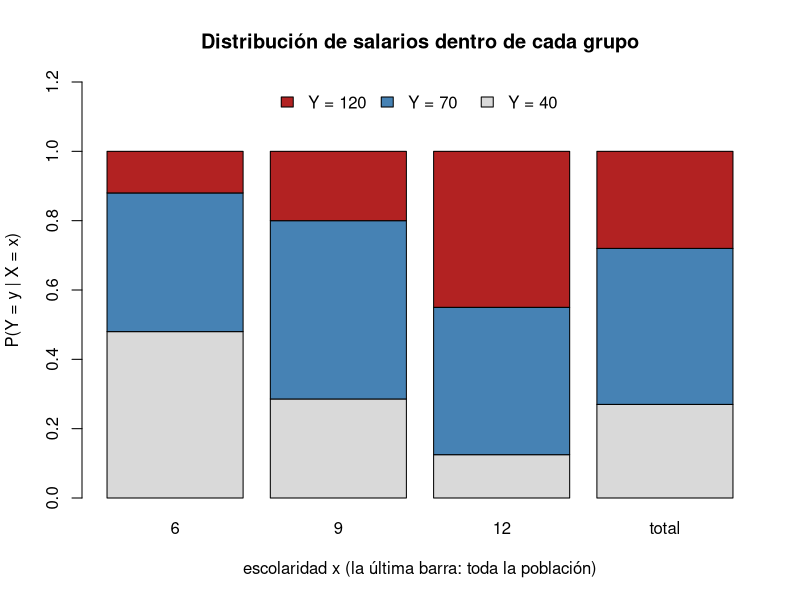
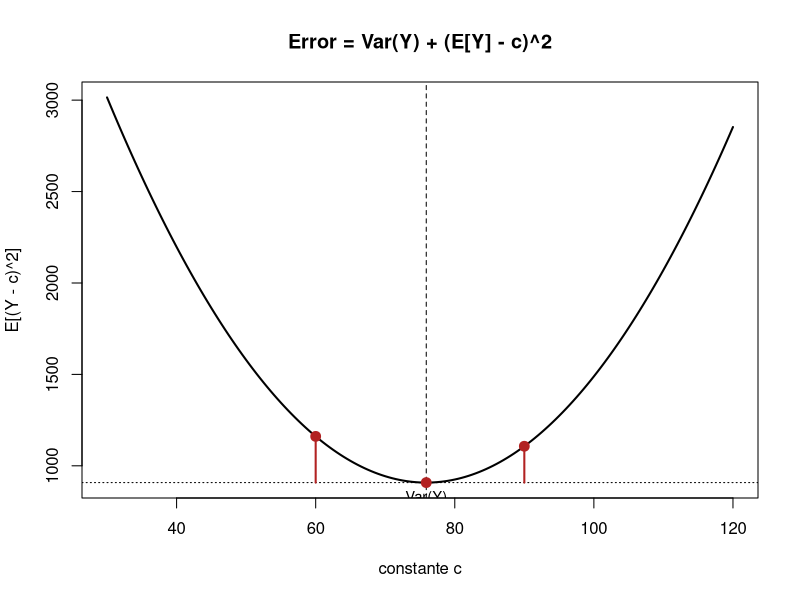
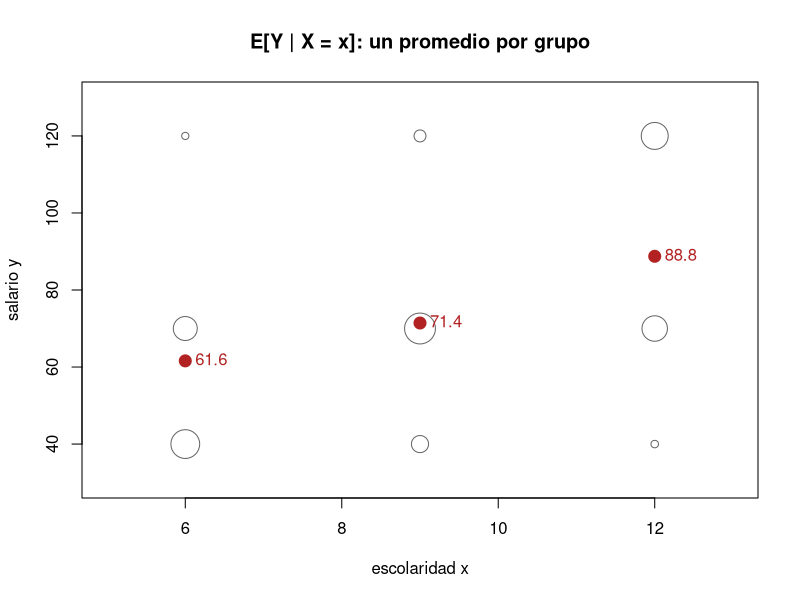
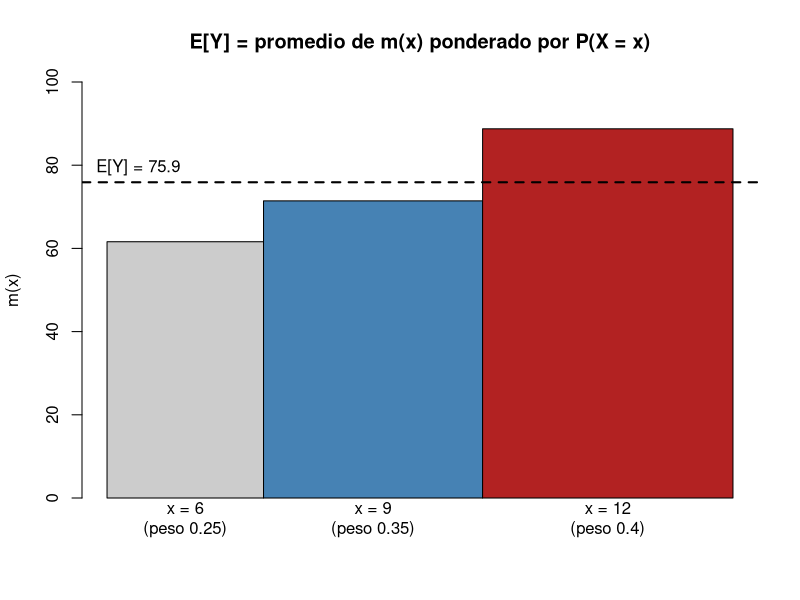
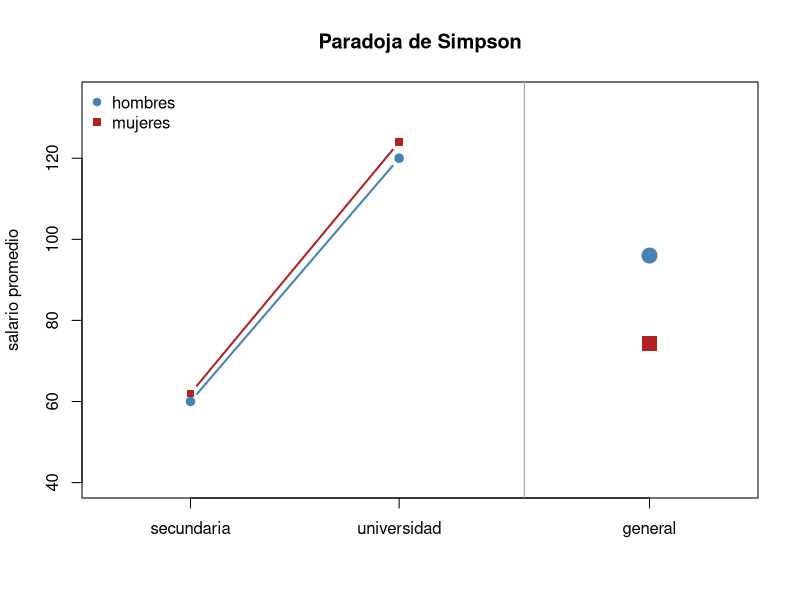
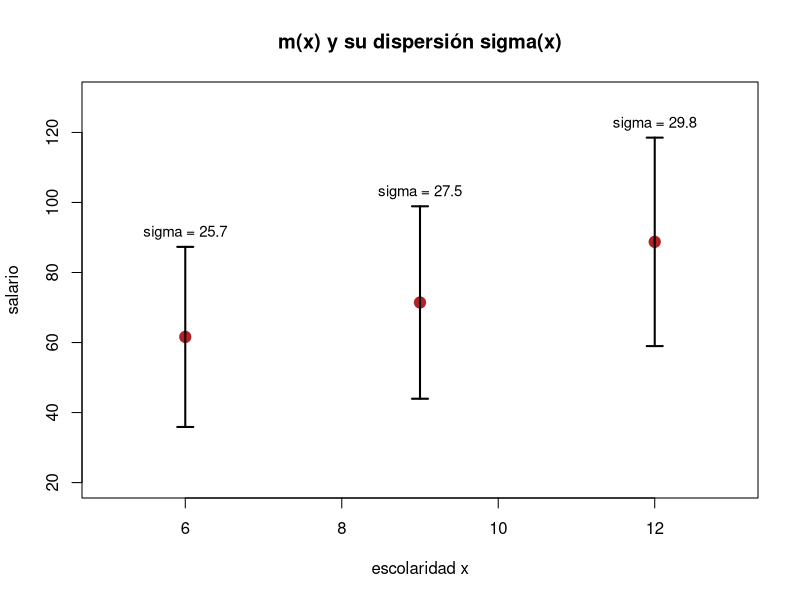
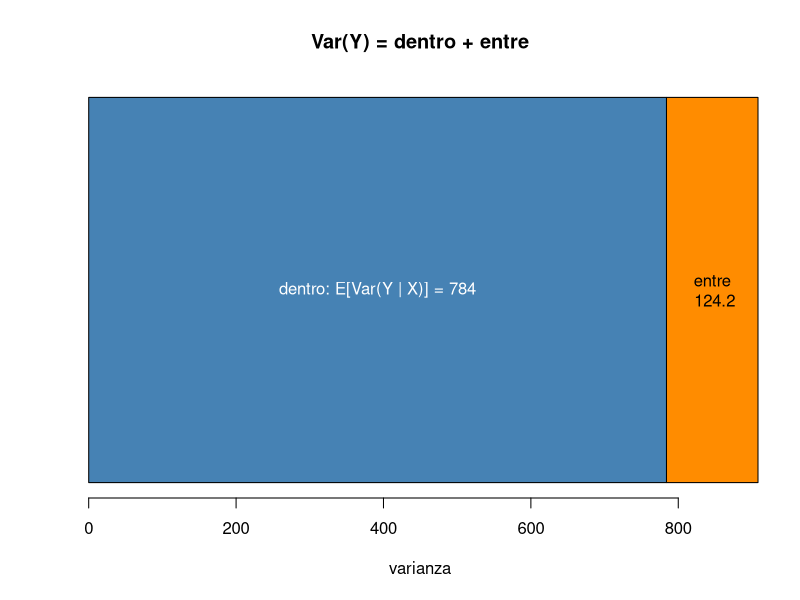
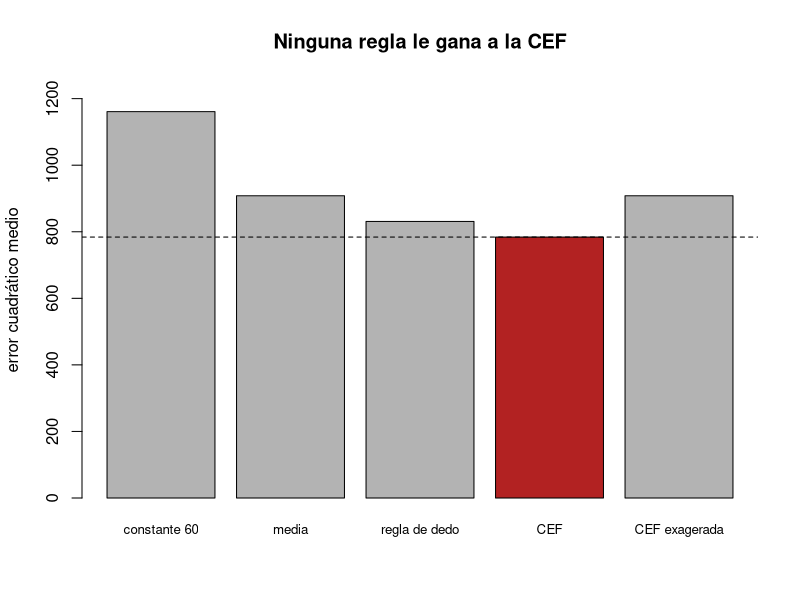

Generate these figures, in order, with R:
# La esperanza condicional en R
# Estadística Matemática (EO4042), sesión de estudio del 20 de octubre de 2026


# ======================================================================
# 2. Repaso: probabilidad condicional
# ======================================================================

# matrix() acomoda un vector de números en una tabla.
# byrow = TRUE llena renglón por renglón, en el orden en que lo leemos.
# dimnames pone nombres a renglones (valores de X) y columnas (valores de Y).
P <- matrix(c(0.12, 0.10, 0.03,
              0.10, 0.18, 0.07,
              0.05, 0.17, 0.18),
            nrow = 3, byrow = TRUE,
            dimnames = list(x = c(6, 9, 12), y = c(40, 70, 120)))
P

sum(P)                             # una distribución conjunta suma 1

px <- rowSums(P)                   # marginal de X
py <- colSums(P)                   # marginal de Y
px
py

# Y dado X: cada renglón entre su total. R divide la tabla entre px
# renglón por renglón (recicla px a lo largo de las columnas).
PY_dado_X <- P / px
round(PY_dado_X, 3)                # cada renglón suma 1

# Independencia: ¿la conjunta es el producto de las marginales?
# outer(a, b) arma la tabla de todos los productos a_i * b_j.
producto <- outer(px, py)
round(P - producto, 4)             # no son cero: no hay independencia

# Cada barra es la distribución de salarios dentro de un grupo;
# la última es la de toda la población. Con independencia, serían iguales.
colores <- c("grey85", "steelblue", "firebrick")
barras <- cbind(t(PY_dado_X), total = py)
barplot(barras, col = colores,
        xlab = "escolaridad x (la última barra: toda la población)",
        ylab = "P(Y = y | X = x)", ylim = c(0, 1.2),
        main = "Distribución de salarios dentro de cada grupo",
        legend.text = c("Y = 40", "Y = 70", "Y = 120"),
        args.legend = list(x = "top", bty = "n", horiz = TRUE))

P <- matrix(c(0.12, 0.10, 0.03,
              0.10, 0.18, 0.07,
              0.05, 0.17, 0.18),
            nrow = 3, byrow = TRUE,
            dimnames = list(x = c(6, 9, 12), y = c(40, 70, 120)))
px <- rowSums(P)
py <- colSums(P)
PY_dado_X <- P / px

# Directo: celda entre total de la columna.
P["12", "120"] / py["120"]

# Con la fórmula de Bayes.
numerador <- PY_dado_X["12", "120"] * px["12"]
denominador <- sum(PY_dado_X[, "120"] * px)
numerador / denominador            # el mismo número

# ======================================================================
# 3. Predecir sin información
# ======================================================================

y <- c(40, 70, 120)                # valores de Y
py <- c(0.27, 0.45, 0.28)          # P(Y = y)

EY <- sum(y * py)                  # E[Y]
VarY <- sum((y - EY)^2 * py)       # Var(Y)
EY
VarY

# Error cuadrático medio de predecir c para todos.
ecm <- function(c) sum((y - c)^2 * py)

predicciones <- c(60, 75.9, 90)    # <- cambia o agrega predicciones
sapply(predicciones, ecm)
VarY + (EY - predicciones)^2       # la fórmula da lo mismo

# optimize() busca el mínimo de una función de una variable en un intervalo.
optimize(ecm, interval = c(0, 200))$minimum

# La parábola: el piso es Var(Y); el segmento rojo es (E[Y] - c)^2.
cs <- seq(30, 120, by = 0.5)
plot(cs, sapply(cs, ecm), type = "l", lwd = 2,
     xlab = "constante c", ylab = "E[(Y - c)^2]",
     main = "Error = Var(Y) + (E[Y] - c)^2")
abline(h = VarY, lty = 3)
abline(v = EY, lty = 2)
points(predicciones, sapply(predicciones, ecm), pch = 19, col = "firebrick", cex = 1.3)
segments(predicciones, VarY, predicciones, sapply(predicciones, ecm),
         col = "firebrick", lwd = 2)
text(EY, VarY, "Var(Y)", pos = 1, cex = 0.9)

# ======================================================================
# 4. Predecir con información: la CEF
# ======================================================================

P <- matrix(c(0.12, 0.10, 0.03,
              0.10, 0.18, 0.07,
              0.05, 0.17, 0.18),
            nrow = 3, byrow = TRUE,
            dimnames = list(x = c(6, 9, 12), y = c(40, 70, 120)))
x <- c(6, 9, 12)
y <- c(40, 70, 120)
px <- rowSums(P)
py <- colSums(P)

# m(x) = sum_y y P(x, y) / P(x). El producto %*% hace las sumas por renglón.
m <- drop(P %*% y) / px
m

# m(X) como variable aleatoria: valores y probabilidades.
rbind(valor = round(m, 2), probabilidad = px)

# La otra dirección, E[X | Y = y], es otra función.
mX <- drop(x %*% P) / py
mX

# Cada círculo es un salario posible dentro de un grupo, con tamaño
# proporcional a P(Y = y | X = x). El punto rojo es m(x).
PY_dado_X <- P / px
plot(NULL, xlim = c(5, 13), ylim = c(30, 130), xlab = "escolaridad x",
     ylab = "salario y", main = "E[Y | X = x]: un promedio por grupo")
for (i in 1:3) {
  points(rep(x[i], 3), y, cex = 8 * PY_dado_X[i, ], col = "grey40")
}
points(x, m, pch = 19, col = "firebrick", cex = 1.6)
text(x, m, round(m, 1), pos = 4, col = "firebrick")

# ======================================================================
# 5. La ley de esperanzas iteradas
# ======================================================================

P <- matrix(c(0.12, 0.10, 0.03,
              0.10, 0.18, 0.07,
              0.05, 0.17, 0.18),
            nrow = 3, byrow = TRUE,
            dimnames = list(x = c(6, 9, 12), y = c(40, 70, 120)))
y <- c(40, 70, 120)
px <- rowSums(P)
py <- colSums(P)
m <- drop(P %*% y) / px

m * px                             # lo que aporta cada grupo
sum(m * px)                        # promedio de promedios
sum(y * py)                        # promedio general: el mismo

# Barras con ALTURA m(x) y ANCHO P(X = x). El área total es E[Y]:
# la línea punteada es la altura promedio, pesando por el ancho.
barplot(m, width = px, space = 0, col = c("grey80", "steelblue", "firebrick"),
        names.arg = paste0("x = ", names(m), "\n(peso ", px, ")"),
        ylab = "m(x)", ylim = c(0, 100),
        main = "E[Y] = promedio de m(x) ponderado por P(X = x)")
abline(h = sum(m * px), lty = 2, lwd = 2)
text(0.05, sum(m * px), "E[Y] = 75.9", pos = 3, adj = 0)

pH <- c(0.4, 0.6)                  # <- escolaridad de los hombres (secundaria, universidad)
mH <- c(60, 120)                   # salario promedio por nivel, hombres
pM <- c(0.8, 0.2)                  # <- escolaridad de las mujeres
mM <- c(62, 124)                   # salario promedio por nivel, mujeres

mM - mH                            # dentro de cada nivel, las mujeres ganan más

EH <- sum(pH * mH)                 # ley de esperanzas iteradas, hombres
EM <- sum(pM * mM)                 # ley de esperanzas iteradas, mujeres
EM - EH                            # en el agregado, las mujeres ganan menos

# Descomposición: sumar y restar sum(mH * pM).
dentro <- sum((mM - mH) * pM)      # diferencias dentro de cada nivel
composicion <- sum(mH * (pM - pH)) # diferencias en la escolaridad
c(dentro = dentro, composicion = composicion, suma = dentro + composicion)

# Promedios por nivel (izquierda) y promedio general (derecha).
plot(c(1, 2), mH, type = "b", pch = 19, col = "steelblue", lwd = 2,
     xlim = c(0.6, 3.6), ylim = c(40, 135), xaxt = "n",
     xlab = "", ylab = "salario promedio", main = "Paradoja de Simpson")
lines(c(1, 2), mM, type = "b", pch = 15, col = "firebrick", lwd = 2)
points(3.2, EH, pch = 19, col = "steelblue", cex = 2)
points(3.2, EM, pch = 15, col = "firebrick", cex = 2)
axis(1, at = c(1, 2, 3.2), labels = c("secundaria", "universidad", "general"))
abline(v = 2.6, col = "grey60")
legend("topleft", bty = "n", pch = c(19, 15), col = c("steelblue", "firebrick"),
       legend = c("hombres", "mujeres"))

# ======================================================================
# 6. Propiedades de la esperanza condicional
# ======================================================================

P <- matrix(c(0.12, 0.10, 0.03,
              0.10, 0.18, 0.07,
              0.05, 0.17, 0.18),
            nrow = 3, byrow = TRUE,
            dimnames = list(x = c(6, 9, 12), y = c(40, 70, 120)))
x <- c(6, 9, 12)
y <- c(40, 70, 120)
px <- rowSums(P)
m <- drop(P %*% y) / px

EY2_dado_X <- drop(P %*% y^2) / px # E[Y^2 | X = x]
s2 <- EY2_dado_X - m^2             # varianza condicional
s2
sqrt(s2)                           # desviación estándar dentro de cada grupo

# Propiedad 5: E[g(X) Y] celda por celda contra E[g(X) m(X)] con promedios de grupo.
g <- function(x) x                 # <- prueba x^2, log(x), x >= 12
EgY <- sum(outer(g(x), y) * P)
Egm <- sum(g(x) * m * px)
c(celda_por_celda = EgY, promedios_de_grupo = Egm)

# m(x) con una banda de más/menos una desviación estándar.
plot(x, m, pch = 19, col = "firebrick", cex = 1.5, xlim = c(5, 13), ylim = c(20, 130),
     xlab = "escolaridad x", ylab = "salario", main = "m(x) y su dispersión sigma(x)")
arrows(x, m - sqrt(s2), x, m + sqrt(s2), angle = 90, code = 3, length = 0.08, lwd = 2)
text(x, m + sqrt(s2), paste("sigma =", round(sqrt(s2), 1)), pos = 3, cex = 0.9)

# ======================================================================
# 7. Varianza total
# ======================================================================

P <- matrix(c(0.12, 0.10, 0.03,
              0.10, 0.18, 0.07,
              0.05, 0.17, 0.18),
            nrow = 3, byrow = TRUE,
            dimnames = list(x = c(6, 9, 12), y = c(40, 70, 120)))
y <- c(40, 70, 120)
px <- rowSums(P)
py <- colSums(P)
m <- drop(P %*% y) / px
s2 <- drop(P %*% y^2) / px - m^2
EY <- sum(y * py)

dentro <- sum(s2 * px)             # E[Var(Y | X)]
entre <- sum((m - EY)^2 * px)      # Var(m(X))
VarY <- sum(y^2 * py) - EY^2       # Var(Y)

c(dentro = dentro, entre = entre, suma = dentro + entre, VarY = VarY)
entre / VarY                       # eta^2

# La varianza total partida en sus dos pedazos.
partes <- matrix(c(dentro, entre), ncol = 1)
barplot(partes, col = c("steelblue", "darkorange"), horiz = TRUE,
        xlab = "varianza", main = "Var(Y) = dentro + entre")
text(dentro / 2, 0.7, paste("dentro: E[Var(Y | X)] =", round(dentro, 1)), col = "white")
text(dentro + entre / 2, 0.7, paste("entre\n", round(entre, 1)))

# ======================================================================
# 8. La CEF es el mejor predictor
# ======================================================================

P <- matrix(c(0.12, 0.10, 0.03,
              0.10, 0.18, 0.07,
              0.05, 0.17, 0.18),
            nrow = 3, byrow = TRUE,
            dimnames = list(x = c(6, 9, 12), y = c(40, 70, 120)))
y <- c(40, 70, 120)
px <- rowSums(P)
py <- colSums(P)
m <- drop(P %*% y) / px
s2 <- drop(P %*% y^2) / px - m^2
EY <- sum(y * py)

# Error de una regla g, calculado celda por celda.
# outer(g, y, ...) arma la tabla de errores al cuadrado (y - g(x))^2.
error_regla <- function(g) sum(P * outer(g, y, function(a, b) (b - a)^2))

# Varias reglas: una predicción para x = 6, 9, 12.
reglas <- list(
  "constante 60" = c(60, 60, 60),
  "media" = rep(EY, 3),
  "regla de dedo" = c(60, 60, 90),     # <- cambia la regla
  "CEF" = m,
  "CEF exagerada" = EY + 2 * (m - EY)
)
errores <- sapply(reglas, error_regla)
round(errores, 1)

# El teorema: error de la CEF + promedio de (m - g)^2.
g <- reglas[["regla de dedo"]]
c(directo = error_regla(g), teorema = sum(s2 * px) + sum((m - g)^2 * px))

barplot(errores, col = ifelse(names(errores) == "CEF", "firebrick", "grey70"),
        ylab = "error cuadrático medio", main = "Ninguna regla le gana a la CEF",
        ylim = c(0, 1250), cex.names = 0.8)
abline(h = errores["CEF"], lty = 2)

dentro <- 784.0                    # E[Var(Y | X)]
entre <- 124.2                     # Var(m(X))

ecm_lambda <- function(lam) dentro + (1 - lam)^2 * entre

lambda <- 1.5                      # <- cambia lambda
ecm_lambda(c(0, 1, 2))

curve(ecm_lambda(x), from = -0.5, to = 2.5, lwd = 2,
      xlab = "lambda", ylab = "error cuadrático medio",
      main = "De la media (0) a la CEF (1) y más allá")
abline(v = 1, lty = 2)
points(lambda, ecm_lambda(lambda), pch = 19, col = "firebrick", cex = 1.5)

# ======================================================================
# 9. El error de la CEF
# ======================================================================

P <- matrix(c(0.12, 0.10, 0.03,
              0.10, 0.18, 0.07,
              0.05, 0.17, 0.18),
            nrow = 3, byrow = TRUE,
            dimnames = list(x = c(6, 9, 12), y = c(40, 70, 120)))
x <- c(6, 9, 12)
y <- c(40, 70, 120)
px <- rowSums(P)
m <- drop(P %*% y) / px

# Tabla de errores: en la celda (x, y), e = y - m(x).
E <- outer(-m, y, "+")
round(E, 2)

sum(E * P)                         # E[e] = 0

# E[h(X) e] para varias funciones h: todas dan cero.
h <- list(x = x, x2 = x^2, log = log(x), mayor12 = as.numeric(x >= 12))
round(sapply(h, function(hx) sum(hx * E * P)), 10)

# Los errores posibles en cada grupo, con tamaño proporcional a su
# probabilidad condicional. El promedio (rojo) es cero en los tres grupos;
# la barra azul (más/menos sigma) crece con x.
PY_dado_X <- P / px
sd_e <- sqrt(drop(P %*% y^2) / px - m^2)
plot(NULL, xlim = c(5, 13), ylim = c(-60, 70), xlab = "escolaridad x",
     ylab = "error e = y - m(x)", main = "Promedio cero, dispersión creciente")
abline(h = 0, lty = 2)
for (i in 1:3) {
  points(rep(x[i], 3), E[i, ], cex = 8 * PY_dado_X[i, ], col = "grey40")
}
points(x, rep(0, 3), pch = 19, col = "firebrick", cex = 1.5)
arrows(x + 0.6, -sd_e, x + 0.6, sd_e, angle = 90, code = 3, length = 0.05,
       col = "steelblue", lwd = 2)

set.seed(1)
n <- 10000
X <- rbinom(n, 1, 0.5)                             # X vale 0 o 1
signo <- sample(c(-1, 1), n, replace = TRUE)       # mitad y mitad
Y <- ifelse(X == 0, 1, 3) * signo                  # Y = +-1 si X = 0; +-3 si X = 1

tapply(Y, X, mean)                 # m(0) y m(1): casi cero
tapply(abs(Y), X, mean)            # pero el tamaño del error es 1 o 3

# ======================================================================
# 10. La CEF de una variable binaria
# ======================================================================

r <- 60                            # <- salario de reserva
sigma <- 30                        # <- dispersión del salario potencial
m <- function(x) 30 + 2 * x + 0.25 * x^2
x <- c(6, 9, 12, 16)

# pnorm() es Phi, la acumulada de la normal estándar.
p <- pnorm((m(x) - r) / sigma)
round(rbind(m = m(x), z = (m(x) - r) / sigma, p = p), 3)

# Comprobación por simulación: la fracción que trabaja en cada grupo.
set.seed(2026)
n <- 100000
X <- sample(x, n, replace = TRUE)
e <- rnorm(n, mean = 0, sd = sigma)
D <- as.numeric(m(X) + e > r)      # 1 si trabaja
tapply(D, X, mean)                 # cerca de p

curve(pnorm((m(x) - r) / sigma), from = 0, to = 20, lwd = 2, col = "steelblue",
      ylim = c(0, 1), xlab = "escolaridad x", ylab = "P(D = 1 | X = x)",
      main = "La CEF de una binaria")
points(x, tapply(D, X, mean), pch = 19, col = "firebrick")

# ======================================================================
# 11.1 Con X discreta: un promedio por grupo
# ======================================================================

n <- 20000                         # <- tamaño de muestra (prueba 200)

set.seed(2026)
# Escolaridad: 6, 9, 12 o 16 años.
X <- sample(c(6, 9, 12, 16), n, replace = TRUE, prob = c(0.25, 0.30, 0.30, 0.15))
# Habilidad: mayor, en promedio, con más escolaridad.
A <- rnorm(n, mean = -1 + 0.08 * X)
# Salario: depende de X, de A y de un ruido cuya dispersión (2X) crece con X.
f <- function(x) 30 + 2 * x + 0.25 * x^2
u <- rnorm(n, mean = 0, sd = 2 * X)
Y <- f(X) + 15 * A + u

xs <- c(6, 9, 12, 16)
m_true <- f(xs) + 15 * (-1 + 0.08 * xs)            # la CEF verdadera

# tapply(Y, X, función) aplica la función a Y dentro de cada grupo de X.
m_hat <- tapply(Y, X, mean)
n_x <- table(X)
se_x <- tapply(Y, X, sd) / sqrt(n_x)
inf <- m_hat - 1.96 * se_x                          # intervalo de 95%
sup <- m_hat + 1.96 * se_x

round(cbind(n_x, m_hat, se_x, inf, sup, m_true), 2)

# Nube de puntos, promedio por grupo con su intervalo, y la verdad.
plot(jitter(X, amount = 0.4), Y, pch = 16, cex = 0.3, col = adjustcolor("grey40", 0.3),
     xlab = "escolaridad", ylab = "salario por hora",
     main = paste("Un promedio por grupo, n =", n))
arrows(xs, inf, xs, sup, angle = 90, code = 3, length = 0.05, col = "firebrick", lwd = 2)
points(xs, m_hat, pch = 19, col = "firebrick", cex = 1.3)
points(xs + 0.6, m_true, pch = 4, col = "black", cex = 1.3, lwd = 2)
legend("topleft", bty = "n", pch = c(19, 4), col = c("firebrick", "black"),
       legend = c("promedio del grupo", "m(x) verdadera"))

# La descomposición de la varianza también vale en la muestra (con denominador n).
m_i <- ave(Y, X)                   # a cada persona, el promedio de su grupo
c(total = mean((Y - mean(Y))^2),
  dentro = mean((Y - m_i)^2),
  entre = mean((m_i - mean(Y))^2))

# ======================================================================
# 11.2 Con X continua: sesgo contra varianza
# ======================================================================

K <- 8                             # <- número de intervalos (prueba 2 y 40)
n <- 2000                          # <- tamaño de muestra
sigma <- 60                        # <- ruido

set.seed(2026)
m <- function(x) 50 + 4 * x - 0.06 * x^2           # salario según experiencia
malla <- seq(0.5, 39.5, by = 1)                    # puntos donde medimos el error
cortes <- seq(0, 40, length.out = K + 1)

# Una estimación: cut() asigna cada x a su intervalo; tapply() promedia y en cada uno.
una_estimacion <- function() {
  x <- runif(n, 0, 40)
  y <- m(x) + rnorm(n, sd = sigma)
  m_hat <- tapply(y, cut(x, cortes, include.lowest = TRUE), mean)
  m_hat[cut(malla, cortes, include.lowest = TRUE)]
}

# 30 muestras distintas: cada línea azul es una estimación.
plot(NULL, xlim = c(0, 40), ylim = c(20, 160), xlab = "experiencia",
     ylab = "salario por hora", main = paste("30 estimaciones con K =", K))
errores <- numeric(30)
for (r in 1:30) {
  est <- una_estimacion()
  lines(malla, est, type = "s", col = adjustcolor("steelblue", 0.35))
  errores[r] <- mean((est - m(malla))^2)
}
curve(m(x), add = TRUE, lwd = 3)
mean(errores)                      # error cuadrático medio promedio con este K

set.seed(2026)
m <- function(x) 50 + 4 * x - 0.06 * x^2
malla <- seq(0.5, 39.5, by = 1)
n <- 2000
sigma <- 60

# Error cuadrático medio con K intervalos, promediado sobre R muestras.
ecm_K <- function(K, R = 100) {
  cortes <- seq(0, 40, length.out = K + 1)
  j <- cut(malla, cortes, include.lowest = TRUE)
  errores <- replicate(R, {
    x <- runif(n, 0, 40)
    y <- m(x) + rnorm(n, sd = sigma)
    m_hat <- tapply(y, cut(x, cortes, include.lowest = TRUE), mean)
    mean((m_hat[j] - m(malla))^2)
  })
  mean(errores)
}

K <- c(2, 4, 6, 8, 11, 15, 20, 30, 40)
ecm <- sapply(K, ecm_K)
round(cbind(K, ecm), 1)

plot(K, ecm, type = "b", pch = 19, cex = 1.3, ylim = c(0, 150),
     xlab = "número de intervalos K", ylab = "error cuadrático medio",
     main = "Sesgo contra varianza")
abline(v = K[which.min(ecm)], lty = 2, col = "firebrick")

# ======================================================================
# 11.3 Muchas variables: la maldición de la dimensionalidad
# ======================================================================

n <- 10000                         # <- hogares en la encuesta
set.seed(2026)

ks <- 1:6                          # número de variables
ocupadas <- numeric(length(ks))
con_una <- numeric(length(ks))

for (k in ks) {
  # Cada hogar recibe k valores al azar entre 0 y 9; paste() los pega en
  # una etiqueta de celda, por ejemplo "3 0 7".
  columnas <- replicate(k, sample(0:9, n, replace = TRUE), simplify = FALSE)
  celdas <- do.call(paste, columnas)
  tab <- table(celdas)
  ocupadas[k] <- length(tab)
  con_una[k] <- mean(tab == 1)
}

data.frame(k = ks,
           posibles = format(10^ks, big.mark = ",", scientific = FALSE),
           ocupadas = ocupadas,
           fraccion_con_un_hogar = round(con_una, 3))

par(mfrow = c(1, 2))
plot(ks, 10^ks, log = "y", type = "b", pch = 19, xlab = "número de variables k",
     ylab = "celdas (escala log)", main = "Celdas posibles y ocupadas")
lines(ks, ocupadas, type = "b", pch = 19, col = "firebrick")
abline(h = n, lty = 2)
legend("topleft", bty = "n", pch = 19, col = c("black", "firebrick"),
       legend = c("posibles", "ocupadas"))
plot(ks, con_una, type = "b", pch = 19, col = "steelblue", ylim = c(0, 1),
     xlab = "número de variables k", ylab = "fracción",
     main = "Celdas con un solo hogar")
par(mfrow = c(1, 1))

# ======================================================================
# Hacia la tarea: la CEF en la ENOE
# ======================================================================

# Requiere el archivo de la ENOE: quita el '# ' inicial de cada línea para correrlo.
# # Lee la tabla sociodemográfica. El nombre del archivo cambia con el trimestre.
# enoe <- read.csv("ENOE_SDEMT.csv")            # <- pon aquí el nombre de tu archivo

# # Los nombres de las columnas vienen en mayúsculas o minúsculas según el año.
# names(enoe) <- tolower(names(enoe))

# # Entrevista completa (r_def = 00), residentes (c_res = 1 o 3), 15 años o más.
# enoe <- subset(enoe, r_def == 0 & c_res %in% c(1, 3) & eda >= 15 & eda <= 97)

# # Ocupados (clase2 = 1) con ingreso por hora positivo y escolaridad conocida.
# ocupados <- subset(enoe, clase2 == 1 & ing_x_hrs > 0 & anios_esc != 99)
# nrow(ocupados)

# # Tu submuestra: los dígitos de tu matrícula como semilla (A01234567 -> 1234567).
# set.seed(1234567)                             # <- tu matrícula
# mi_muestra <- ocupados[sample(nrow(ocupados), 5000), ]

# # Primer vistazo: ingreso por hora promedio por años de escolaridad.
# tapply(mi_muestra$ing_x_hrs, mi_muestra$anios_esc, mean)
